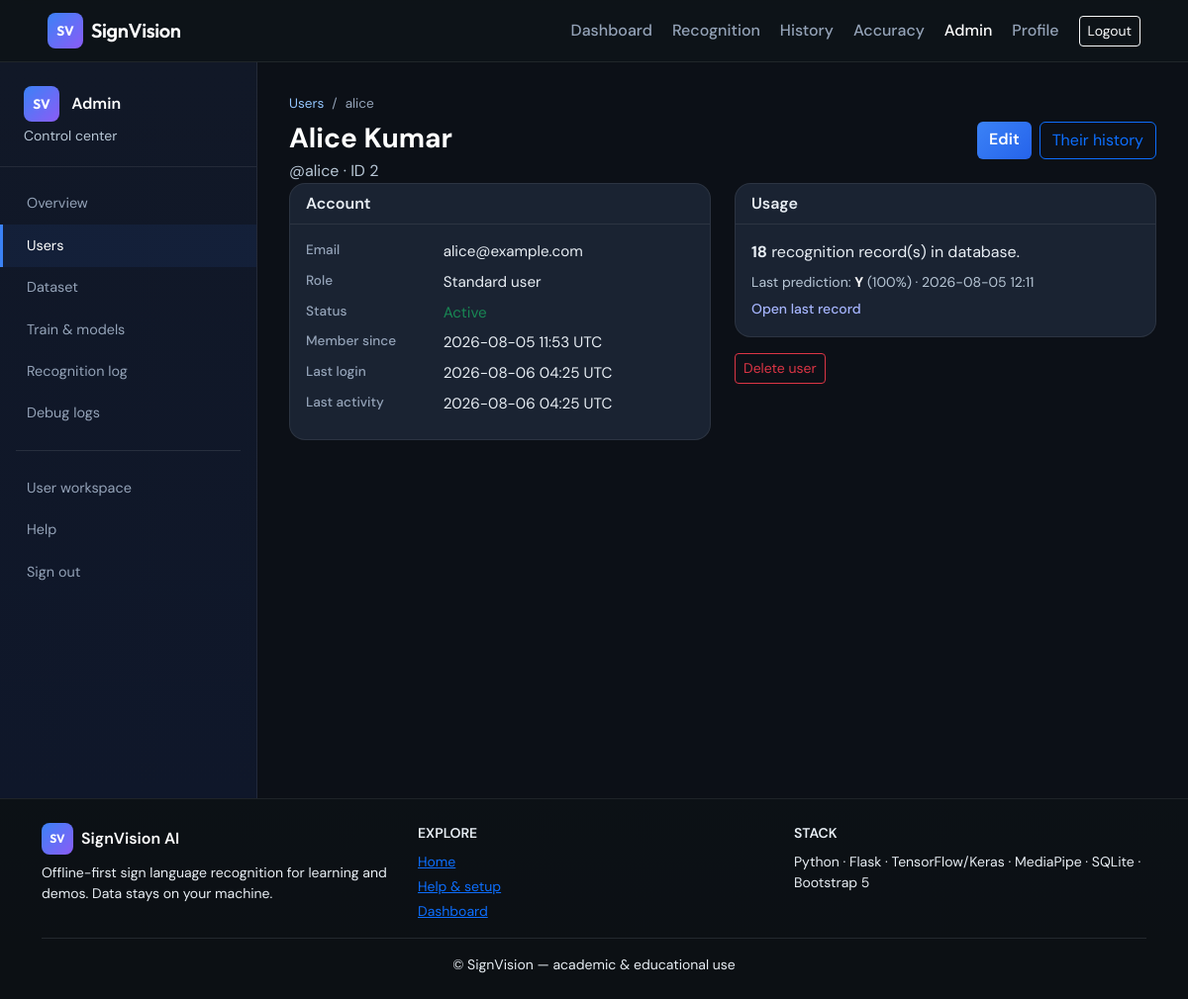
The page /admin/users/2 (signed in) on the database its author committed.
### app/models.py (models this page shows, shortened)
class User(UserMixin, db.Model):
    __tablename__ = "users"
    id = db.Column(db.Integer, primary_key=True)
    full_name = db.Column(db.String(120), nullable=False)
    email = db.Column(db.String(120), unique=True, nullable=False, index=True)
    username = db.Column(db.String(64), unique=True, nullable=False, index=True)
    password_hash = db.Column(db.String(256), nullable=False)
    is_admin = db.Column(db.Boolean, default=False)
    is_active = db.Column(db.Boolean, default=True)
    last_login = db.Column(db.DateTime)
    last_activity = db.Column(db.DateTime)
    created_at = db.Column(db.DateTime, default=datetime.utcnow)
    recognitions = db.relationship("RecognitionHistory", backref="user", lazy="dynamic")
    prediction_logs = db.relationship("PredictionLog", backref="user", lazy="dynamic")

class RecognitionHistory(db.Model):
    __tablename__ = "recognition_history"
    id = db.Column(db.Integer, primary_key=True)
    user_id = db.Column(db.Integer, db.ForeignKey("users.id"), nullable=False, index=True)
    predicted_sign = db.Column(db.String(64), nullable=False)
    confidence = db.Column(db.Float, nullable=False)
    created_at = db.Column(db.DateTime, default=datetime.utcnow, index=True)
    source = db.Column(db.String(32), default="webcam")
    user_note = db.Column(db.String(512), nullable=True)
    source_image_relpath = db.Column(db.String(512), nullable=True)

### app/blueprints/admin.py (the view)
@bp.route("/users/<int:uid>")
def user_detail(uid):
    u = User.query.get_or_404(uid)
    rec_count = RecognitionHistory.query.filter_by(user_id=u.id).count()
    last_rec = (
        RecognitionHistory.query.filter_by(user_id=u.id)
        .order_by(desc(RecognitionHistory.created_at))
        .first()
    )
    return render_template(
        "admin/user_detail.html",
        user=u,
        rec_count=rec_count,
        last_recognition=last_rec,
    )

### app/blueprints/admin.py (called while the page is built)
@bp.before_request
def _require_admin():
    from flask import abort
    if not current_user.is_authenticated:
        return redirect(url_for("auth.login", next=request.path))
    if not current_user.is_admin:
        abort(403)

### templates/admin/user_detail.html (shortened to what this page needs)
{% extends "admin/base_admin.html" %}
{% block admin_header %}
<nav aria-label="breadcrumb"><ol class="breadcrumb user-breadcrumb mb-2">
  <li class="breadcrumb-item"><a href="{{ url_for('admin.users') }}">Users</a></li>
  <li class="breadcrumb-item active">{{ user.username }}</li>
</ol></nav>
<div class="d-flex flex-wrap justify-content-between align-items-start gap-3">
  <div>
    <h1 class="h3 fw-bold text-white mb-1">{{ user.full_name }}</h1>
    <p class="admin-text-subtle mb-0">@{{ user.username }} · ID {{ user.id }}</p>
  </div>
  <div class="d-flex flex-wrap gap-2">
    <a class="btn btn-accent" href="{{ url_for('admin.user_edit', uid=user.id) }}">Edit</a>
    <a class="btn btn-outline-primary" href="{{ url_for('admin.history', user_id=user.id) }}">Their history</a>
  </div>
</div>
{% endblock %}
{% block admin_body %}
<div class="row g-4">
  <div class="col-lg-6">
    <div class="card card-app">
      <div class="card-header">Account</div>
      <div class="card-body">
        <dl class="row mb-0 user-dl">
          <dt class="col-sm-4">Email</dt>
          <dd class="col-sm-8 admin-text-primary">{{ user.email }}</dd>
          <dt class="col-sm-4">Role</dt>
          <dd class="col-sm-8">{% if user.is_admin %}<span class="badge bg-info text-dark">Administrator</span>{% else %}Standard user{% endif %}</dd>
          <dt class="col-sm-4">Status</dt>
          <dd class="col-sm-8">{% if user.is_active %}<span class="text-success">Active</span>{% else %}<span class="text-warning">Inactive</span>{% endif %}</dd>
          <dt class="col-sm-4">Member since</dt>
          <dd class="col-sm-8 admin-text-primary">{{ user.created_at.strftime('%Y-%m-%d %H:%M UTC') if user.created_at else '—' }}</dd>
          <dt class="col-sm-4">Last login</dt>
          <dd class="col-sm-8 admin-text-primary">{{ user.last_login.strftime('%Y-%m-%d %H:%M UTC') if user.last_login else '—' }}</dd>
          <dt class="col-sm-4">Last activity</dt>
          <dd class="col-sm-8 admin-text-primary">{{ user.last_activity.strftime('%Y-%m-%d %H:%M UTC') if user.last_activity else '—' }}</dd>
        </dl>
      </div>
    </div>
  </div>
  <div class="col-lg-6">
    <div class="card card-app">
      <div class="card-header">Usage</div>
      <div class="card-body">
        <p class="admin-text-primary mb-2"><strong>{{ rec_count }}</strong> recognition record(s) in database.</p>
        {% if last_recognition %}
        <p class="admin-text-subtle small mb-1">Last prediction: <strong class="text-white">{{ last_recognition.predicted_sign }}</strong> ({{ "%.0f"|format(last_recognition.confidence * 100) }}%) · {{ last_recognition.created_at.strftime('%Y-%m-%d %H:%M') }}</p>
        <a class="admin-link small" href="{{ url_for('admin.history_record', rid=last_recognition.id) }}">Open last record</a>
        {% else %}
        <p class="admin-text-subtle mb-0">No recognition history.</p>
        {% endif %}
      </div>
    </div>
    <form method="post" action="{{ url_for('admin.user_delete', uid=user.id) }}" class="mt-3" onsubmit="return confirm('Delete this user and ALL their recognition rows?');">
      <button type="submit" class="btn btn-outline-danger btn-sm" {% if user.id == current_user.id %}disabled title="Cannot delete yourself"{% endif %}>Delete user</button>
    </form>
  </div>
</div>
{% endblock %}

### static/css/app.css (style rules this page uses)
:root { --app-bg: #0f1419; --app-surface: #1a2332; --app-border: rgba(255, 255, 255, 0.08); --accent: #3b82f6; --accent-2: #8b5cf6; --text: #e8eef4; --muted: #94a3b8; }
.app-body { min-height: 100vh; display: flex; flex-direction: column; background: linear-gradient(180deg, #0b0f14 0%, #121a24 40%, #0f1419 100%); color: var(--text); font-family: "DM Sans", system-ui, sans-serif; }
.btn-accent { background: linear-gradient(135deg, var(--accent), #2563eb); border: none; color: #fff; font-weight: 600; }
.card-app { background: var(--app-surface); border: 1px solid var(--app-border); border-radius: 1rem; color: var(--text); }
.card-app .card-header { background: transparent; border-bottom: 1px solid var(--app-border); font-weight: 600; }
.user-dl dt { color: var(--muted); font-size: 0.85rem; font-weight: 500; }
.user-dl dd { font-size: 0.95rem; }
.user-breadcrumb { --bs-breadcrumb-divider-color: var(--muted); font-size: 0.85rem; }
.user-breadcrumb .breadcrumb-item a { color: #93c5fd; text-decoration: none; }
.user-breadcrumb .breadcrumb-item.active { color: var(--muted); }
.admin-panel .admin-text-primary { color: var(--admin-readable) !important; }
.admin-panel .admin-text-subtle { color: var(--admin-subtle) !important; }
.admin-panel .admin-link { color: #a5b4fc !important; font-weight: 500; text-decoration: none; }

### rows shown on the page
User: username "alice", full_name "Alice Kumar", id "2", email "alice@example.com", created_at "2026-08-05 11:53 UTC", last_login "2026-08-06 04:25 UTC", last_activity "2026-08-06 04:25 UTC"
RecognitionHistory: predicted_sign "Y", last_recognition.confidence*100 "100", created_at "2026-08-05 12:11"

### other values the page prints
{{ rec_count }} "18"
